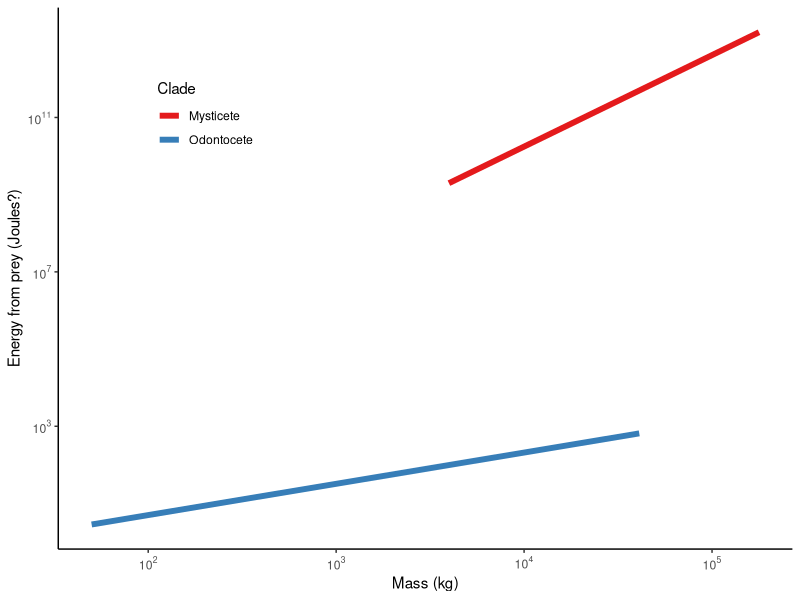

Write the R code that produced this figure.
## ---- chunk 1
knitr::opts_chunk$set(echo=FALSE, warning=FALSE, message=FALSE)
## ---- chunk 2
library(tidyverse)
library(scales)
## ---- chunk 3
refs <- tibble(Reference = c("Tyack et al. 2011", "DeRuiter et al. 2017", "DeRuiter et al. 2013", "Friedlaender et al. 2016", "Goldbogen et al. 2013", "Kvadsheim et al. 2017", "Southall et al. 2019"),
               Species = c("Mesoplodon densirostris", "Balaenoptera musculus", "Ziphius cavirostris", "Balaenoptera musculus", "Balaenoptera musculus", "Balaenoptera acutorostrata", "Ziphius cavirostris"),
               N_tags = c(1, 37, 2, 9, 17, 4, 0),
               Notes = c("Only 1 tag, but other data from sonar array", "How did the transition probability from deep feeding to other states change in CEEs?", "Reduced time foraging in response to proximal sonar, but not distant", "Includes prey data", "Basis for Friedlaender et al. 2016 and DeRuiter et al. 2017", "SoCal + Norway. 1 CEE + 1 control in each location", "Prey distribution in SoCal sonar array"))

knitr::kable(refs)
## ---- chunk 4

## ---- chunk 5
# Vaquita to sperm whale
odo_m_rng <- c(50, 41e3)
# Minke to blue whale (eyeballed from Kahane-Rapport and Goldbogen 2018, Fig 2)
mys_m_rng <- c(10^3.6, 10^5.25)

Ep_fun <- function(m, clade) {
  ifelse(clade == "Odontocete", 
         0.12 * m ^ 0.81, 
         5.83 * m ^ 2.37)
}

Ep_tbl <- tibble(M = c(odo_m_rng, mys_m_rng),
                 Clade = factor(c(rep("Odontocete", 2), rep ("Mysticete", 2))),
                 Ep = Ep_fun(M, Clade))

ggplot(Ep_tbl, aes(M, Ep, color = Clade)) + 
  geom_line(size = 2) +
  scale_x_log10(name = "Mass (kg)",
                labels = trans_format("log10", math_format(10 ^ .x))) +
  scale_y_log10(name = "Energy from prey (Joules?)",
                labels = trans_format("log10", math_format(10 ^ .x))) +
  scale_color_brewer(type = "qual", palette = 6) +
  theme_classic() +
  theme(legend.position = c(.2, .8))
